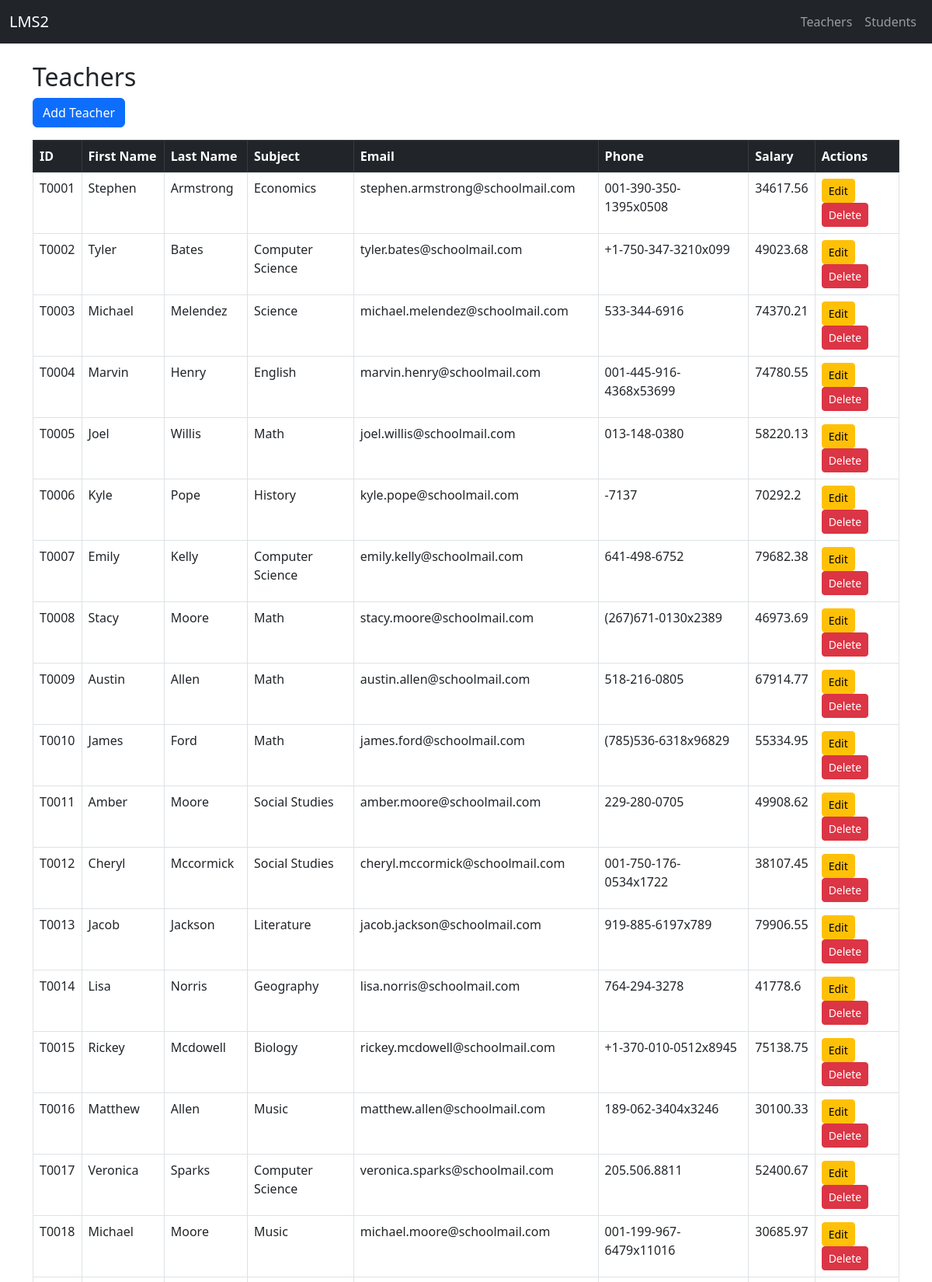
The page /teachers (upper part) on the database its author committed.
### tables this page shows
CREATE TABLE teacher(
    teacher_id TEXT PRIMARY KEY,
    first_name TEXT,
    last_name TEXT,
    gender TEXT,
    date_of_birth DATE,
    hire_date DATE,
    subject TEXT,
    phone_number TEXT,
    email TEXT,
    salary REAL
);

### app.py (the view)
@app.route("/teachers")
def teachers():
    data = query_db("SELECT * FROM teacher")
    return render_template("teachers.html", data=data)

### app.py (called while the page is built)
def query_db(query, args=(), one=False):
    con = sqlite3.connect(DB_NAME)
    con.row_factory = sqlite3.Row  # column names enable
    cur = con.cursor()
    cur.execute(query, args)
    data = cur.fetchall()
    con.commit()
    con.close()
    if one:
        return dict(data[0]) if data else None
    else:
        return [dict(row) for row in data]

### templates/teachers.html
{% extends "base.html" %}
{% block content %}
<h2>Teachers</h2>
<a href="{{ url_for('add_teacher') }}" class="btn btn-primary mb-3">Add Teacher</a>
<table class="table table-bordered">
  <thead class="table-dark">
    <tr>
      <th>ID</th>
      <th>First Name</th>
      <th>Last Name</th>
      <th>Subject</th>
      <th>Email</th>
      <th>Phone</th>
      <th>Salary</th>
      <th>Actions</th>
    </tr>
  </thead>
  <tbody>
    {% for teacher in data %}
    <tr>
      <td>{{ teacher['teacher_id'] }}</td>
      <td>{{ teacher['first_name'] }}</td>
      <td>{{ teacher['last_name'] }}</td>
      <td>{{ teacher['subject'] }}</td>
      <td>{{ teacher['email'] }}</td>
      <td>{{ teacher['phone_number'] }}</td>
      <td>{{ teacher['salary'] }}</td>
      <td>
        <a href="{{ url_for('update_teacher', teacher_id=teacher['teacher_id']) }}" class="btn btn-warning btn-sm">Edit</a>
        <a href="{{ url_for('delete_teacher', teacher_id=teacher['teacher_id']) }}" class="btn btn-danger btn-sm"
           onclick="return confirm('Are you sure you want to delete this teacher?');">Delete</a>
      </td>
    </tr>
    {% endfor %}
  </tbody>
</table>
{% endblock %}

### templates/base.html (shortened to what this page needs)
<!DOCTYPE html>
<html lang="en">
<head>
  <link href="https://cdn.jsdelivr.net/npm/bootstrap@5.3.0/dist/css/bootstrap.min.css" rel="stylesheet">
</head>
<body>
  <nav class="navbar navbar-expand-lg navbar-dark bg-dark mb-4">
    <div class="container-fluid">
      <a class="navbar-brand" href="{{ url_for('home') }}">LMS2</a>
      <div class="navbar-nav">
        <a class="nav-link" href="{{ url_for('teachers') }}">Teachers</a>
        <a class="nav-link" href="{{ url_for('students') }}">Students</a>
      </div>
    </div>
  </nav>
  <div class="container">
    {% block content %}{% endblock %}
  </div>
</body>
</html>

### rows shown on the page
teacher: teacher_id "T0001", first_name "Stephen", last_name "Armstrong", subject "Economics", email "stephen.armstrong@schoolmail.com", phone_number "001-390-350-1395x0508", salary "34617.56"
teacher: teacher_id "T0002", first_name "Tyler", last_name "Bates", subject "Computer Science", email "tyler.bates@schoolmail.com", phone_number "+1-750-347-3210x099", salary "49023.68"
teacher: teacher_id "T0003", first_name "Michael", last_name "Melendez", subject "Science", email "michael.melendez@schoolmail.com", phone_number "533-344-6916", salary "74370.21"
teacher: teacher_id "T0004", first_name "Marvin", last_name "Henry", subject "English", email "marvin.henry@schoolmail.com", phone_number "001-445-916-4368x53699", salary "74780.55"
teacher: teacher_id "T0005", first_name "Joel", last_name "Willis", subject "Math", email "joel.willis@schoolmail.com", phone_number "013-148-0380", salary "58220.13"
teacher: teacher_id "T0006", first_name "Kyle", last_name "Pope", subject "History", email "kyle.pope@schoolmail.com", phone_number "-7137", salary "70292.2"
teacher: teacher_id "T0007", first_name "Emily", last_name "Kelly", subject "Computer Science", email "emily.kelly@schoolmail.com", phone_number "641-498-6752", salary "79682.38"
teacher: teacher_id "T0008", first_name "Stacy", last_name "Moore", subject "Math", email "stacy.moore@schoolmail.com", phone_number "(267)671-0130x2389", salary "46973.69"
teacher: teacher_id "T0009", first_name "Austin", last_name "Allen", subject "Math", email "austin.allen@schoolmail.com", phone_number "518-216-0805", salary "67914.77"
teacher: teacher_id "T0010", first_name "James", last_name "Ford", subject "Math", email "james.ford@schoolmail.com", phone_number "(785)536-6318x96829", salary "55334.95"
teacher: teacher_id "T0011", first_name "Amber", last_name "Moore", subject "Social Studies", email "amber.moore@schoolmail.com", phone_number "229-280-0705", salary "49908.62"
teacher: teacher_id "T0012", first_name "Cheryl", last_name "Mccormick", subject "Social Studies", email "cheryl.mccormick@schoolmail.com", phone_number "001-750-176-0534x1722", salary "38107.45"
teacher: teacher_id "T0013", first_name "Jacob", last_name "Jackson", subject "Literature", email "jacob.jackson@schoolmail.com", phone_number "919-885-6197x789", salary "79906.55"
teacher: teacher_id "T0014", first_name "Lisa", last_name "Norris", subject "Geography", email "lisa.norris@schoolmail.com", phone_number "764-294-3278", salary "41778.6"
teacher: teacher_id "T0015", first_name "Rickey", last_name "Mcdowell", subject "Biology", email "rickey.mcdowell@schoolmail.com", phone_number "+1-370-010-0512x8945", salary "75138.75"
teacher: teacher_id "T0016", first_name "Matthew", last_name "Allen", subject "Music", email "matthew.allen@schoolmail.com", phone_number "189-062-3404x3246", salary "30100.33"
teacher: teacher_id "T0017", first_name "Veronica", last_name "Sparks", subject "Computer Science", email "veronica.sparks@schoolmail.com", phone_number "205.506.8811", salary "52400.67"
teacher: teacher_id "T0018", first_name "Michael", last_name "Moore", subject "Music", email "michael.moore@schoolmail.com", phone_number "001-199-967-6479x11016", salary "30685.97"
